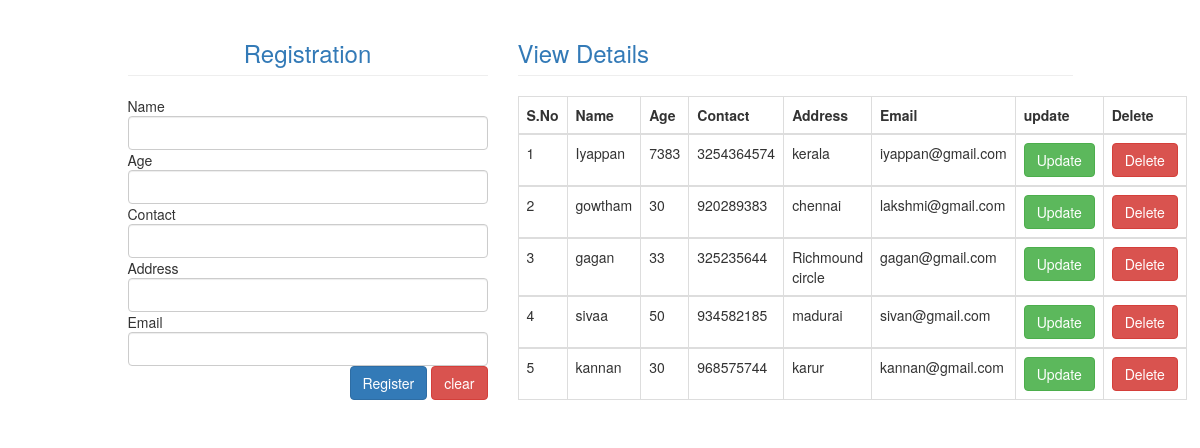
The page / on the database its author committed.
### mvt_pannel/models.py (models this page shows)
class datas(models.Model):
    Name=models.CharField(max_length=20)
    Age=models.CharField(max_length=20)
    Contact=models.CharField(max_length=20)
    Address=models.CharField(max_length=20)
    Email=models.CharField(max_length=20)

### mvt_pannel/views.py (the view)
# urls.py: 2. Add a URL to urlpatterns:  path('', views.home, name='home')
def home(request):
    mydata=datas.objects.all()
    if(mydata!=""):
        return render(request,'home.html',{'datas':mydata})
    else:
        return render(request,'home.html')

### templates/home.html (shortened to what this page needs)
<!DOCTYPE html>
<html lang="en">
<head>
    {% load static %}
    <link rel="stylesheet" href="{% static 'bootstrap/css/bootstrap.min.css' %}">
</head>
<body>
    <div class="container-fluid">
        <div class="col-md-offset-1 col-md-4">
            <form action="addData" method="POST" autocomplete="off">
            <h3 class="page-header text-primary text-center">Registration</h3>
            <div class="form group">
                <lable>Name</lable>
                <input type="text" class="form-control" name="name">
            </div>
            <div class="form group">
                <lable>Age</lable>
                <input type="text" class="form-control" name="age">
            </div>
            <div class="form group">
                <lable>Contact</lable>
                <input type="text" class="form-control" name="contact">
            </div>
            <div class="form group">
                <lable>Address</lable>
                <input type="text" class="form-control" name="address">
            </div>
            <div class="form group">
                <lable>Email</lable>
                <input type="text" class="form-control" name="email">
            </div>
            <div class="form-group pull-right">
                <input type="submit" value="Register" class="btn btn-primary">
                <input type="reset" value="clear" class="btn btn-danger">
            </div>
            </form>
        </div>
        <div class="col-md-6">
            {% if datas %}
            <h3 class="page-header text-primary text-color">View Details</h3>
            <table class="table table-bordered">
                <thead>
                    <tr>
                        <th>S.No</th>
                        <th>Name</th>
                        <th>Age</th>
                        <th>Contact</th>
                        <th>Address</th>
                        <th>Email</th>
                        <th>update</th>
                        <th>Delete</th>
                    </tr>
                </thead>
                {% for data in datas %}
                <tbody>
                    <tr>
                        <td>{{forloop.counter}}</td>
                        <td>{{data.Name}}</td>
                        <td>{{data.Age}}</td>
                        <td>{{data.Contact}}</td>
                        <td>{{data.Address}}</td>
                        <td>{{data.Email}}</td>
                        <td><a class="btn btn-success" href="update{{data.id}}">Update</a></td>
                        <td><a class="btn btn-danger" href="delete{{data.id}}">Delete</a></td>
                    </tr>
                </tbody>
                {% endfor %}
            </table>
            {% endif %}
        </div>
    </div>
</body>
</html>

### rows shown on the page
datas: Name "Iyappan", Age "7383", Contact "3254364574", Address "kerala", Email "iyappan@gmail.com"
datas: Name "gowtham", Age "30", Contact "920289383", Address "chennai", Email "lakshmi@gmail.com"
datas: Name "gagan", Age "33", Contact "325235644", Address "Richmound circle", Email "gagan@gmail.com"
datas: Name "sivaa", Age "50", Contact "934582185", Address "madurai", Email "sivan@gmail.com"
datas: Name "kannan", Age "30", Contact "968575744", Address "karur", Email "kannan@gmail.com"
